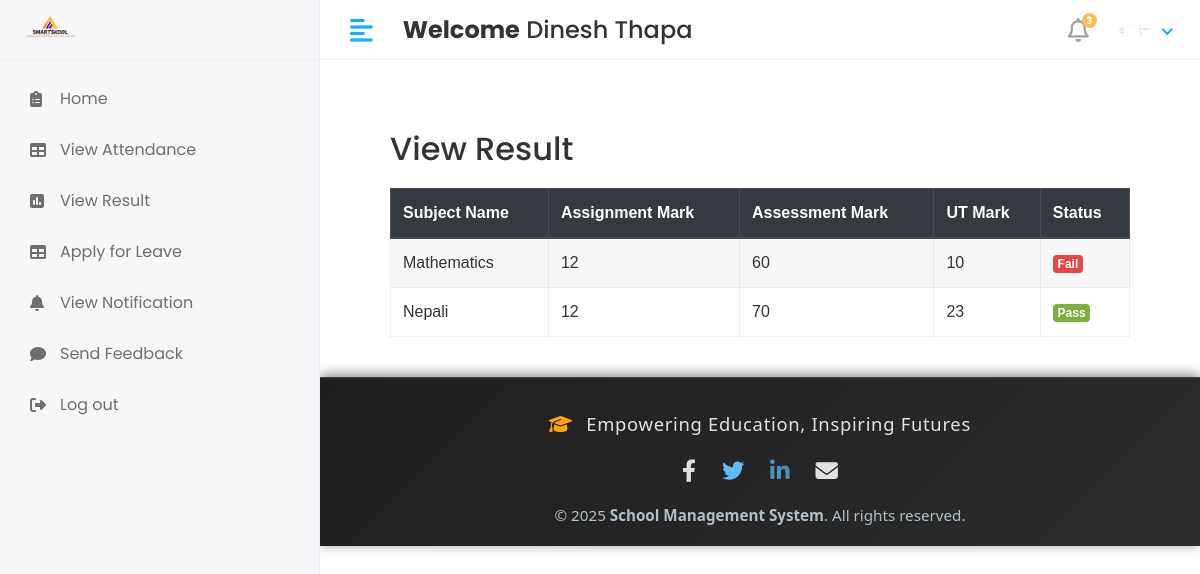
Page /student/view_result/ (signed in) on the committed database.
### app/models.py (models this page shows, shortened)
class CustomUser(AbstractUser):
   USER= (
      (1,'hod'),
      (2,'staff'),
      (3,'student'),
    )
   user_type=models.CharField(choices=USER,max_length=50,default=1)
   profile_pic = models.ImageField(upload_to='media/profile_pics')

class result(models.Model):
    student_id = models.ForeignKey(student, on_delete=models.CASCADE)
    subject_id = models.ForeignKey(subject, on_delete=models.CASCADE)
    assignment_marks = models.IntegerField()
    assessment_marks = models.IntegerField()
    ut_marks = models.IntegerField()
    created_at = models.DateField(auto_now_add=True)
    updated_at = models.DateField(auto_now=True)

class subject(models.Model):
    subject_name = models.CharField(max_length=100)
    subject_code = models.CharField(max_length=10)
    course_id = models.ForeignKey(course, on_delete=models.CASCADE)
    staff_id = models.ForeignKey(staff, on_delete=models.CASCADE)
    created_at = models.DateField(auto_now_add=True,null=True)
    updated_at = models.DateField(auto_now=True)

### school_management_system/Student_Views.py (the view)
# urls.py: path('student/view_result/',Student_Views.student_view_result,name='student_view_result'),
def student_view_result(request):
    student_obj = student.objects.get(admin=request.user.id)
    result_obj = result.objects.filter(student_id=student_obj)
    for i in result_obj:
        assignment_marks = i.assignment_marks
        ut_marks = i.ut_marks
        assessment_marks = i.assessment_marks
    context = {
        'result_obj': result_obj,
        'assignment_marks': assignment_marks,
        'ut_marks': ut_marks,
        'assessment_marks': assessment_marks,
    }
    return render(request, 'Student/student_view_result.html', context)

### templates/student/student_view_result.html (shortened to what this page needs)
{%extends 'base.html'%}
{% block content%}
<div class="container" style="padding: 40px; font-family: Arial, sans-serif;">
    <h2 style="color: #333; margin-bottom: 20px;">View Result</h2>
    <div class="table-responsive">
        <table id="studentTable" class="table table-striped table-bordered" style="width: 100%; background: #fff;">
            <thead class="thead-dark">
                <tr>
                    <th>Subject Name</th>
                    <th>Assignment Mark</th>
                    <th>Assessment Mark</th>
                    <th>UT Mark</th>
                    <th>Status</th>
                </tr>
            </thead>
            <tbody>
                {% for i in result_obj %}
                <tr>
                    <td>{{ i.subject_id.subject_name }}</td>
                    <td>{{ i.assignment_marks }}</td>
                    <td>{{ i.assessment_marks }}</td>
                    <td>{{ i.ut_marks}}</td>
                    <td>
                        {% if i.assessment_marks >= 45 and i.ut_marks >= 23 %}
                            <span class="badge badge-success">Pass</span>
                        {% else %}
                            <span class="badge badge-danger">Fail</span>
                        {% endif %}
                    </td>
                </tr>
                {% endfor %}
            </tbody>
        </table>
    </div>
</div>
{%endblock%}

### templates/includes/header.html (shortened to what this page needs)
{% load static %}
<div class="header">
    {% if user.user_type == '1' %}
            <div class="header-left">
               <a href="" class="logo">
               <img src="{% static 'assets/img/logo1.png'%}" alt="Logo" width="80" height="80">
               </a>
               <a href="index.html" class="logo logo-small">
               <img src="{% static 'assets/img/logo1.png'%}" alt="Logo" width="80" height="80">
               </a>
            </div>
            <a href="javascript:void(0);" id="toggle_btn">
            <i class="fas fa-align-left"></i>
            </a>
            <div class="top-nav-search mt-3" >
               <h4><strong>Welcome</strong>&nbsp;<span>{{user.first_name}} {{user.last_name}}</span></h4>
            </div>
            <a class="mobile_btn" id="mobile_btn">
            <i class="fas fa-bars"></i>
            </a>
            <ul class="nav user-menu">
               <li class="nav-item dropdown noti-dropdown">
                  <a href="#" class="dropdown-toggle nav-link" data-toggle="dropdown">
                  <i class="far fa-bell"></i> <span class="badge badge-pill">3</span>
                  </a>
                  <div class="dropdown-menu notifications">
                     <div class="topnav-dropdown-header">
                        <span class="notification-title">Notifications</span>
                        <a href="javascript:void(0)" class="clear-noti"> Clear All </a>
                     </div>
                     <div class="noti-content">
                        <ul class="notification-list">
                           <li class="notification-message">
                              <a href="#">
                                 <div class="media">
                                    <span class="avatar avatar-sm">
                                    <img class="avatar-img rounded-circle" alt="User Image" src="{{ user.profile.profile_pic.url }}">
                                    </span>
                                    <div class="media-body">
                                       <p class="noti-details"><span class="noti-title">Carlson Tech</span> has approved <span class="noti-title">your estimate</span></p>
                                       <p class="noti-time"><span class="notification-time">4 mins ago</span></p>
                                    </div>
                                 </div>
                              </a>
                           </li>
                           <li class="notification-message">
                              <a href="#">
                                 <div class="media">
                                    <span class="avatar avatar-sm">
                                    <img class="avatar-img rounded-circle" alt="User Image" src="{% static 'assets/img/profiles/avatar-11.jpg'%}">
                                    </span>
                                    <div class="media-body">
                                       <p class="noti-details"><span class="noti-title">International Software Inc</span> has sent you a invoice in the amount of <span class="noti-title">$218</span></p>
                                       <p class="noti-time"><span class="notification-time">6 mins ago</span></p>
                                    </div>
                                 </div>
                              </a>
                           </li>
                           <li class="notification-message">
                              <a href="#">
                                 <div class="media">
                                    <span class="avatar avatar-sm">
                                    <img class="avatar-img rounded-circle" alt="User Image" src="{% static 'assets/img/profiles/avatar-17.jpg'%}">
                                    </span>
                                    <div class="media-body">
                                       <p class="noti-details"><span class="noti-title">John Hendry</span> sent a cancellation request <span class="noti-title">Apple iPhone XR</span></p>
                                       <p class="noti-time"><span class="notification-time">8 mins ago</span></p>
                                    </div>
                                 </div>
                              </a>
                           </li>
                           <li class="notification-message">
                              <a href="#">
                                 <div class="media">
                                    <span class="avatar avatar-sm">
                                    <img class="avatar-img rounded-circle" alt="User Image" src="{% static 'assets/img/profiles/avatar-13.jpg'%}">
                                    </span>
                                    <div class="media-body">
                                       <p class="noti-details"><span class="noti-title">Mercury Software Inc</span> added a new product <span class="noti-title">Apple MacBook Pro</span></p>
                                       <p class="noti-time"><span class="notification-time">12 mins ago</span></p>
                                    </div>
                                 </div>
                              </a>
                           </li>
                        </ul>
                     </div>
                     <div class="topnav-dropdown-footer">
                        <a href="#">View all Notifications</a>
                     </div>
                  </div>
               </li>
               <li class="nav-item dropdown has-arrow">
                  <a href="#" class="dropdown-toggle nav-link" data-toggle="dropdown">
                    <span class="user-img">
                     {% if user.profile_pic and user.profile_pic.url %}
                        <span class="user-img">
                           <img class="rounded-circle" src="{{ user.profile_pic.url }}" width="30" alt="Profile">
                           <span class="status online"></span>
                        </span>
                     {% else %}
                        <span class="user-img">
                           <img class="rounded-circle" src="{% static 'assets/img/noimg.png' %}" width="30" alt="Profile">
                           <span class="status online"></span>
                        </span>
                     {% endif %}
                                 </span>
                  </a>
                  <div class="dropdown-menu">
                     <div class="user-header">
                        <div class="avatar avatar-sm">
                           {% if user.profile_pic and user.profile_pic.url %}
                              <img src="{{ user.profile_pic.url }}" alt="User Image" class="avatar-img rounded-circle">
                           {% else %}
                              <img src="{% static 'assets/img/noimg.png' %}" alt="User Image" class="avatar-img rounded-circle">
                           {% endif %}
                        </div>
                        <div class="user-text">
                           <h6>{{user.first_name}}&nbsp; {{user.last_name}}</h6>
                           {% if user.user_type == '1' %}
                           <p class="text-muted mb-0">HOD</p>
                           {%elif user.user_type == '2' %}
                           <p class="text-muted mb-0">Staff</p>
                           {%else%}
                           <p class="text-muted mb-0">Student</p>
                           {%endif%}
                        </div>
                     </div>
                     <a class="dropdown-item" href="#">My Profile</a>
                     <a class="dropdown-item" href="inbox.html">Inbox</a>
                     <a class="dropdown-item" href={% url 'logout' %}>Logout</a>
                  </div>
               </li>
            </ul>
         {%else%}
         <div class="header-left">
              <a href="" class="logo">
               <img src="{% static 'assets/img/logo1.png'%}" alt="Logo" width="80" height="80">
               </a>
            </div>
            <a href="javascript:void(0);" id="toggle_btn">
            <i class="fas fa-align-left"></i>
            </a>
            <div class="top-nav-search mt-3" >
               <h4><strong>Welcome</strong>&nbsp;<span>{{user.first_name}} {{user.last_name}}</span></h4>
            </div>
            <ul class="nav user-menu">
               <li class="nav-item dropdown noti-dropdown">
                  <a href="#" class="dropdown-toggle nav-link" data-toggle="dropdown">
                  <i class="far fa-bell"></i> <span class="badge badge-pill">3</span>
                  </a>
               </li>
               <li class="nav-item dropdown has-arrow">
                  <a href="#" class="dropdown-toggle nav-link" data-toggle="dropdown">
                    <span class="user-img">
                     {% if user.profile_pic and user.profile_pic.url %}
                        <span class="user-img">
                           <img class="rounded-circle" src="{{ user.profile_pic.url }}" width="30" alt="Profile">
                        </span>
                     {% else %}
                        <span class="user-img">
                           <img class="rounded-circle" src="{% static 'assets/img/noimg.png' %}" width="30" alt="Profile">
                           <span class="status online"></span>
                        </span>
                     {% endif %}
                                 </span>
                  </a>
               </li>
            </ul>
         {% endif %}
</div>

### static/assets/css/style.css (style rules this page uses)
html { height: 100%; }
body { background-color: #fff; color: #333; font-family: 'Poppins', sans-serif; font-size: 1rem; height: 100%; line-height: 1.5; overflow-x: hidden; }
h1, h2, h3, h4, h5, h6 { font-family: 'Poppins', sans-serif; margin-top: 0; }
a { color: #009ce7; }
input, button, a { transition: all 0.4s ease; -moz-transition: all 0.4s ease; -o-transition: all 0.4s ease; -ms-transition: all 0.4s ease; -webkit-transition: all 0.4s ease; }
ul, ol { padding: 0px; list-style: none; }
.table { color: #333; max-width: 100%; margin-bottom: 0; width: 100%; }
.table-striped > tbody > tr:nth-of-type(2n+1) { background-color: #f8f9fa; }
.table thead tr th { font-weight: 600; }
.table tbody tr { border-bottom: 1px solid rgba(0, 0, 0, 0.05); }
.table-striped thead tr { border-color: transparent; }
.table-striped tbody tr { border-color: transparent; }
.table-striped tbody tr:nth-of-type(even) { background-color: rgba(255, 255, 255, 0.3); }
.table-striped tbody tr:nth-of-type(odd) { background-color: rgba(235, 235, 235, 0.4); }
.table-bordered { border: 1px solid rgba(0, 0, 0, 0.05) !important; }
.table-bordered th, .table-bordered td { border-color: rgba(0, 0, 0, 0.05); }
.bg-success, .badge-success { background-color: #7bb13c !important; }
.bg-danger, .badge-danger { background-color: #e84646 !important; }
.header { background-color: #fff; border-bottom: 1px solid #f3f3f4; left: 0; position: fixed; right: 0; top: 0; z-index: 1001; height: 60px; }
.header .header-left { float: left; height: 60px; padding: 0 20px; position: relative; width: 320px; z-index: 1; transition: all 0.2s ease-in-out; background-color: #f7f7fa; border-bottom: 1px solid #efefef; border-right: 1px solid #ececf5; display: flex; align-items: center; }
.header .header-left .logo { display: inline-block; line-height: 60px; }
.header .header-left .logo img { max-height: 40px; width: auto; }
.header .dropdown-toggle:after { display: none; }
.header .has-arrow .dropdown-toggle:after { border-top: 0; border-left: 0; border-bottom: 2px solid #18aefa; border-right: 2px solid #18aefa; content: ''; height: 8px; display: inline-block; pointer-events: none; -webkit-transform-origin: 66% 66%; -ms-transform-origin: 66% 66%; transform-origin: 66% 66%; -webkit-transform: rotate(45deg); -ms-transform: rotate(45deg); transform: rotate(45deg); -webkit-transition: all 0.15s ease-in-out; transition: all 0.15s ease-in-out; width: 8px; vertical-align: 0px; }
.user-menu { float: right; margin: 0; position: relative; z-index: 99; padding-right: 15px; }
.user-menu.nav > li > a { color: #a0a0a0; font-size: 14px; line-height: 58px; padding: 0 15px; height: 60px; }
.user-img { margin-right: 3px; position: relative; }
.top-nav-search { float: left; margin-left: 15px; }
.user-menu.nav > li > a .badge { background-color: #FFBC53; display: block; font-size: 10px; font-weight: bold; height: 15px; width: 15px; position: absolute; right: 7px; top: 13px; color: #fff; padding: 3px; }
.user-menu.nav > li > a > i { font-size: 1.5rem; line-height: 60px; }
@media (min-width: 992px) { #toggle_btn { align-items: center; color: #18aefa; display: inline-flex; float: left; font-size: 26px; height: 60px; justify-content: center; margin-left: 15px; padding: 0 15px; } }

### rows in the picture
CustomUser: first_name "Dinesh", last_name "Thapa", profile_pic (picture)
result: subject_id.subject_name "Mathematics", assignment_marks "12", assessment_marks "60", ut_marks "10", shows "Fail"
result: subject_id.subject_name "Nepali", assignment_marks "12", assessment_marks "70", ut_marks "23", shows "Pass"
